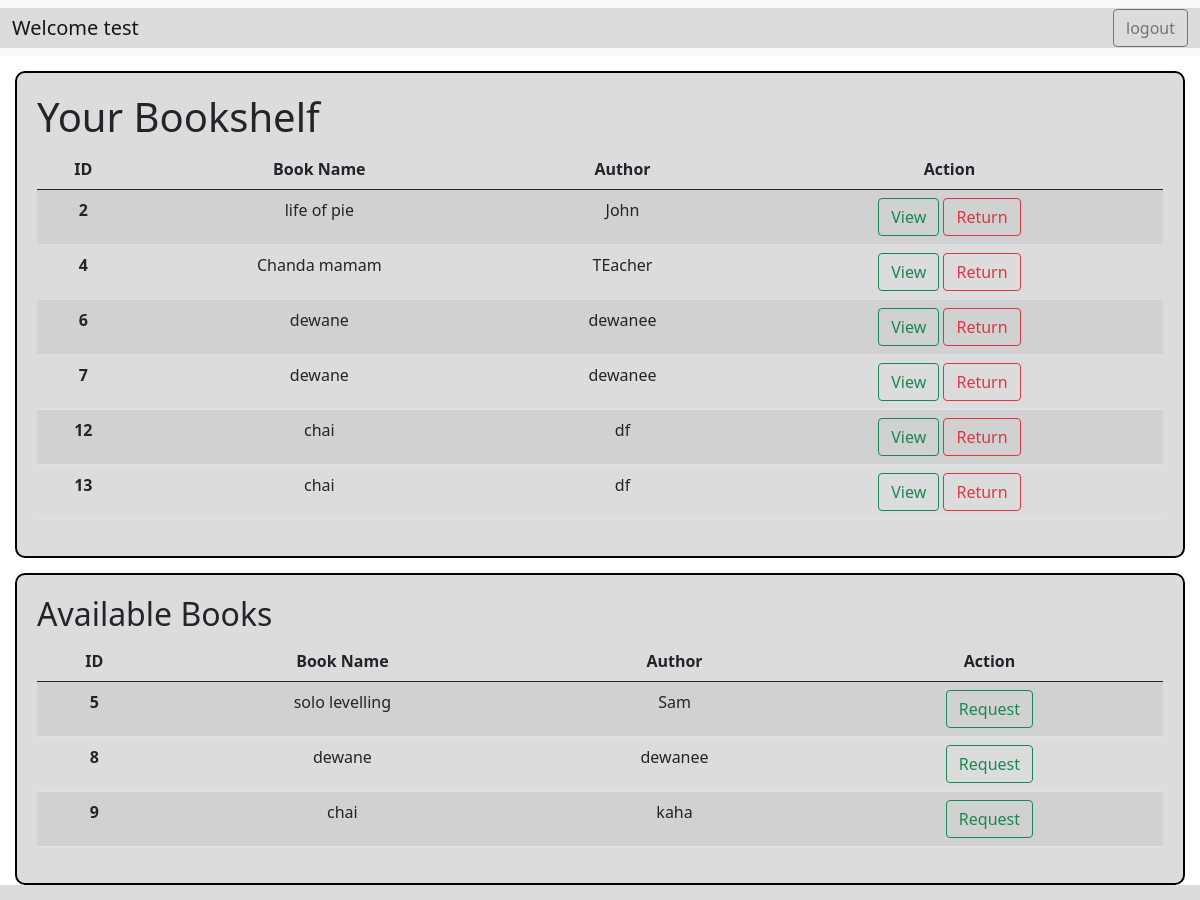
/user_dashboard/4, run on an earlier commit of the app's database.
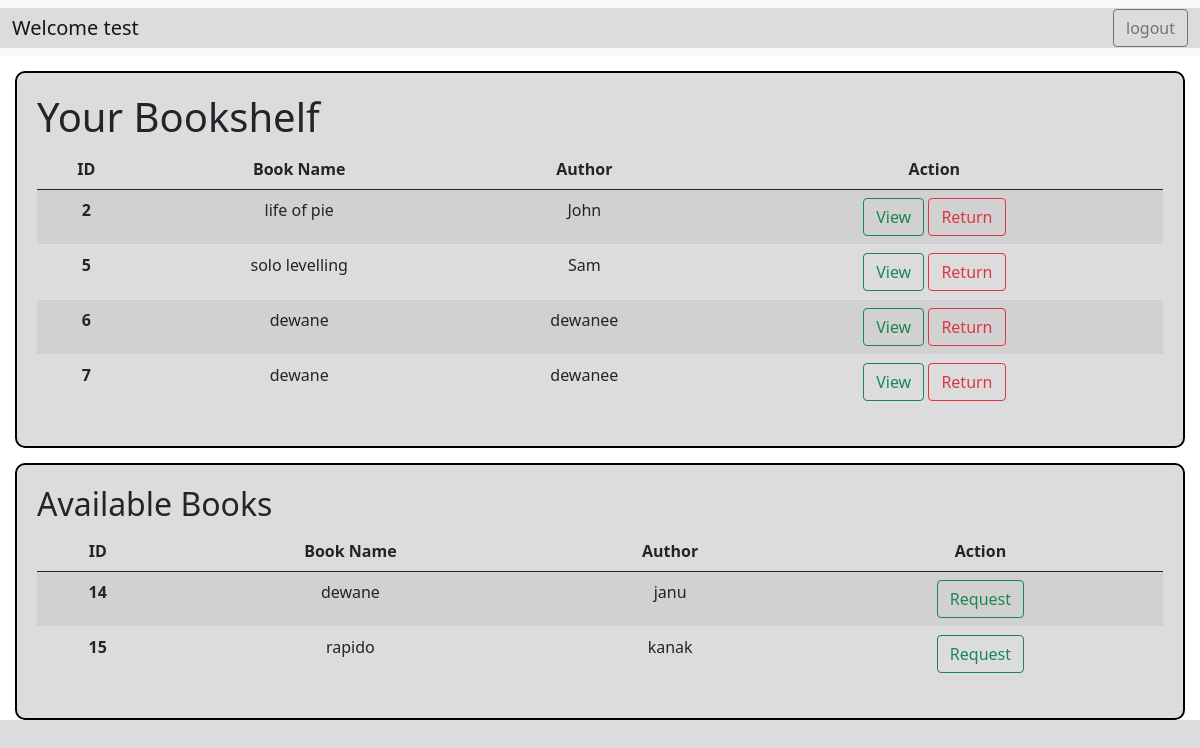
And on a later commit of the database.
### application/models.py (models this page shows)
class Ebook(db.Model):
    id = db.Column(db.Integer, primary_key = True)
    b_name = db.Column(db.String(), nullable = False)
    author = db.Column(db.String(), nullable = False)
    b_url = db.Column(db.String(), nullable = True)
    status = db.Column(db.String(), default = "Available")
    user_id = db.Column(db.Integer, db.ForeignKey('user.id'), nullable = True)

### application/controllers.py (the view)
@app.route("/user_dashboard/<int:user_id>", methods=["GET"])
def user_dashboard(user_id):
    this_user = User.query.filter_by(id=int(user_id)).first()
    e_books = Ebook.query.filter_by(status="Available").all()
    g_books = Ebook.query.filter_by(status="Granted",user_id = int(user_id)).all()
    return render_template("user_dashboard.html", user=this_user, e_books=e_books, g_books=g_books)

### templates/user_dashboard.html (shortened to what this page needs)
<!DOCTYPE html>
<html lang="en">
<head>
    <link href="https://cdn.jsdelivr.net/npm/bootstrap@5.0.2/dist/css/bootstrap.min.css" rel="stylesheet"
>
    <link rel="stylesheet" href="../static/style.css">
</head>
<body>
    <div class="sign_in">
        <nav class="navbar navbar-expand-lg navbar-light bg-light">
            <div class="container-fluid">
                <a class="navbar-brand" href="#">Welcome {{user.username}}</a>
                <div class="d-flex">
                    <a class="btn btn-outline-secondary" href="/login">logout</a>
                </div>
            </div>
        </nav>
    </div>
    <div class=" inshelf content_main">
        <h1> Your Bookshelf </h1>
        <div id="content">
            <table class="table table-striped table-hover">
                <thead>
                    <tr>
                        <th scope="col">ID</th>
                        <th scope="col">Book Name</th>
                        <th scope="col">Author</th>
                        <th scope="col">Action</th>
                    </tr>
                </thead>
                <tbody>
                    {% for granted_book in g_books %}
                    <tr>
                        <th scope="row">{{granted_book.id}}</th>
                        <td>{{granted_book.b_name}}</td>
                        <td>{{granted_book.author}}</td>
                        <td>
                            <a href="{{ granted_book.b_url}}" target="_blank" class="btn btn-outline-success">View </a>
                            <a href="{{ url_for('return_granted', user_id=user.id, book_id=granted_book.id) }}" class="btn btn-outline-danger">Return </a>
                        </td>
                    </tr>
                    {% endfor %}
                </tbody>
            </table>
        </div>
    </div>
    <div class="requested content_main">
        <h2> Available Books</h2>
        <div id="content">
            <table class="table table-striped table-hover">
                <thead>
                    <tr>
                        <th scope="col">ID</th>
                        <th scope="col">Book Name</th>
                        <th scope="col">Author</th>
                        <th scope="col">Action</th>
                    </tr>
                </thead>
                <tbody>
                    {% for book in e_books %}
                    <tr>
                        <th scope="row">{{book.id}}</th>
                        <td>{{book.b_name}}</td>
                        <td>{{book.author}}</td>
                        <td>
                            <a href="{{ url_for('request_book', user_id=user.id, book_id=book.id) }}" class="btn btn-outline-success">Request </a>
                        </td>
                    </tr>
                    {% endfor %}
                </tbody>
            </table>
        </div>
    </div>
</body>
</html>

What changed in the data, as far as the page shows it:
no longer on this page (row edited): Ebook: id "4", b_name "Chanda mamam", author "TEacher", shown under "Your Bookshelf"
no longer on this page (row edited): Ebook: id "12", b_name "chai", author "df", shown under "Your Bookshelf"
no longer on this page (row edited): Ebook: id "13", b_name "chai", author "df", shown under "Your Bookshelf"
no longer on this page (row edited): Ebook: id "8", b_name "dewane", author "dewanee", shown under "Available Books"
no longer on this page (row edited): Ebook: id "9", b_name "chai", author "kaha", shown under "Available Books"
changed Ebook "solo levelling": moves from the list under "Available Books" to the list under "Your Bookshelf"
now on this page (row edited): Ebook: id "14", b_name "dewane", author "janu", shown under "Available Books"
added Ebook: id "15", b_name "rapido", author "kanak", shown under "Available Books"
